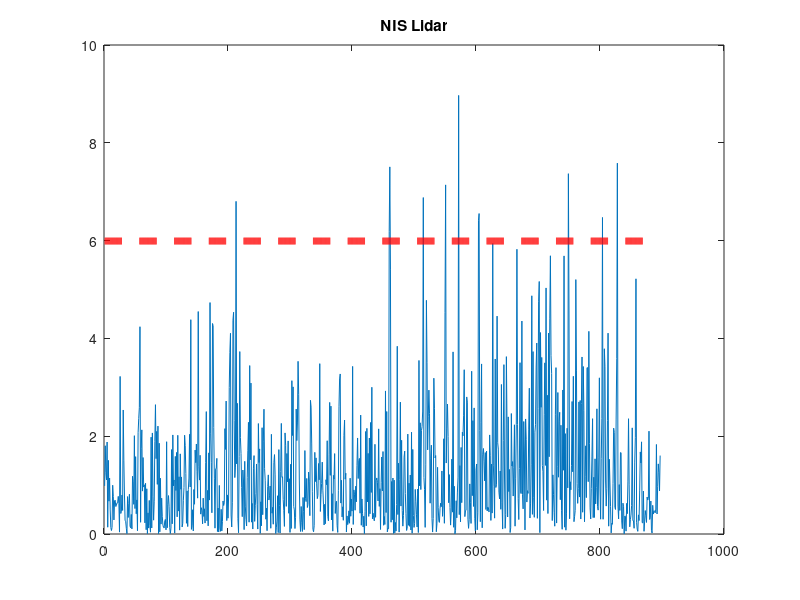
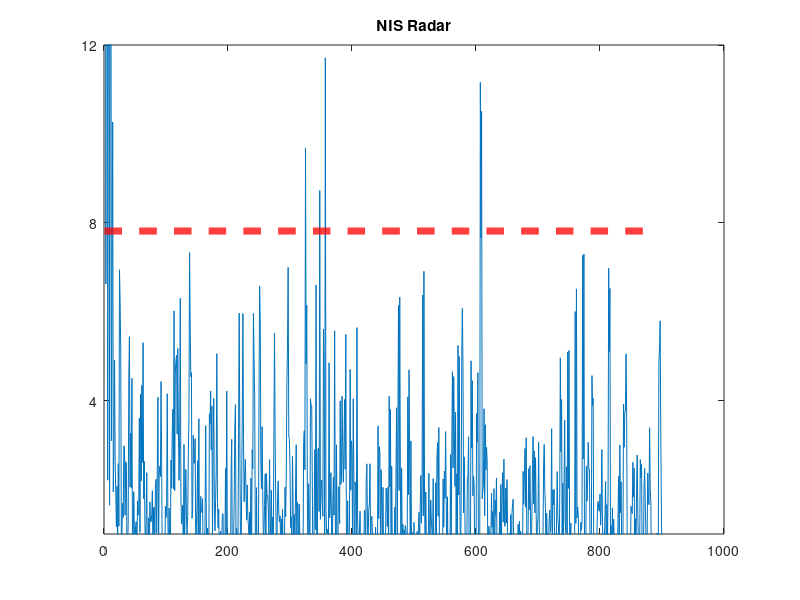

MATLAB code to generate these figures, in order:
data_lidar = load('NIS_lidar.txt');
data_radar = load('NIS_radar.txt');

x_radar=7.815.*ones(length(data_lidar),1);
x_lidar=5.991.*ones(length(data_lidar),1);

figure(1);
plot(data_lidar);
title("NIS Lidar");
hold on;
plot(x_lidar,'color','r','linestyle','--','linewidth',5);


figure(2)
plot(data_radar);
title("NIS Radar");
ylim([1 12])
set(gca,'YTick',0:4:12)
hold on;
plot(x_radar,'color','r','linestyle','--','linewidth',5);